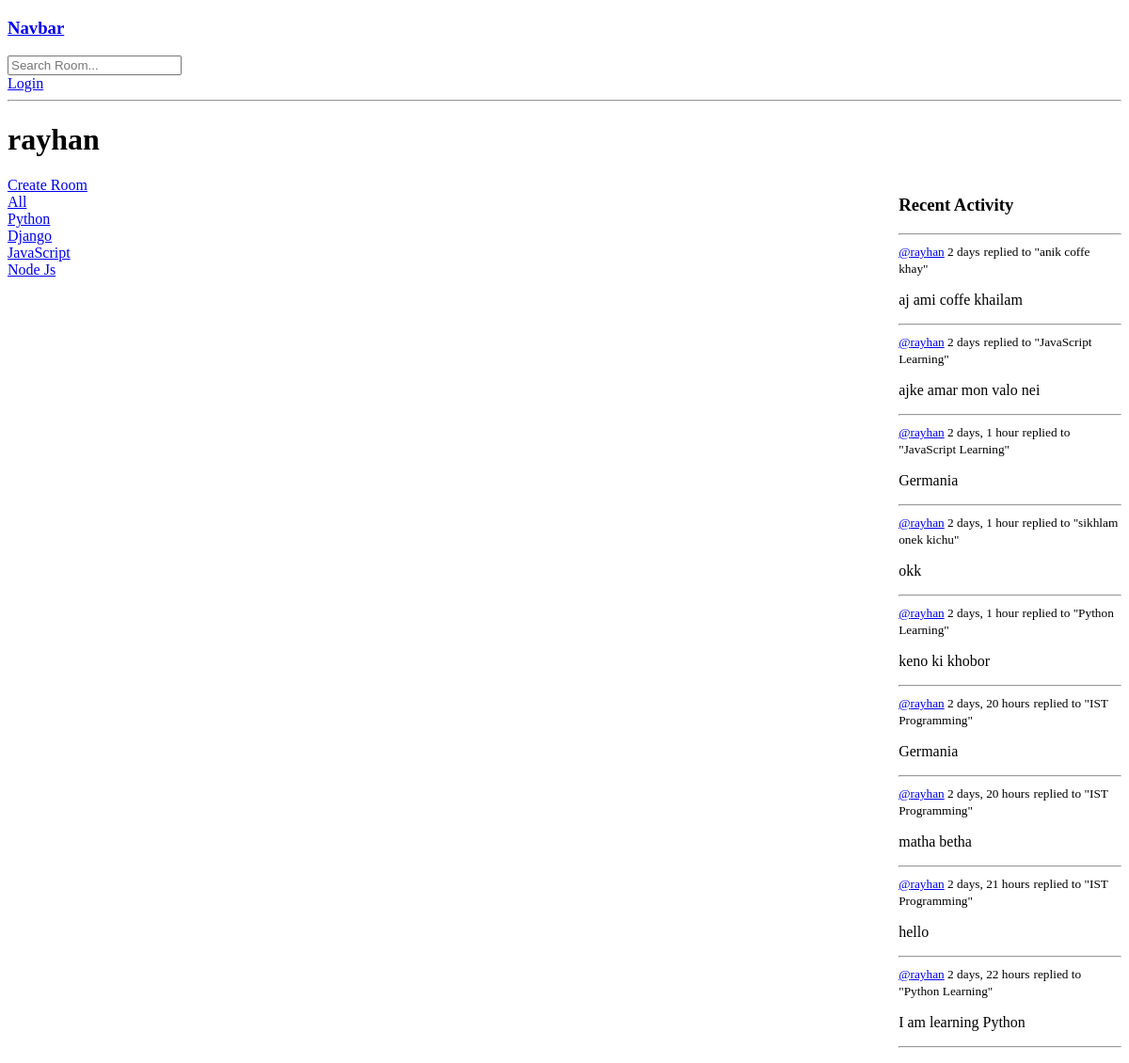
/profile/1/, run on an earlier commit of the app's database.
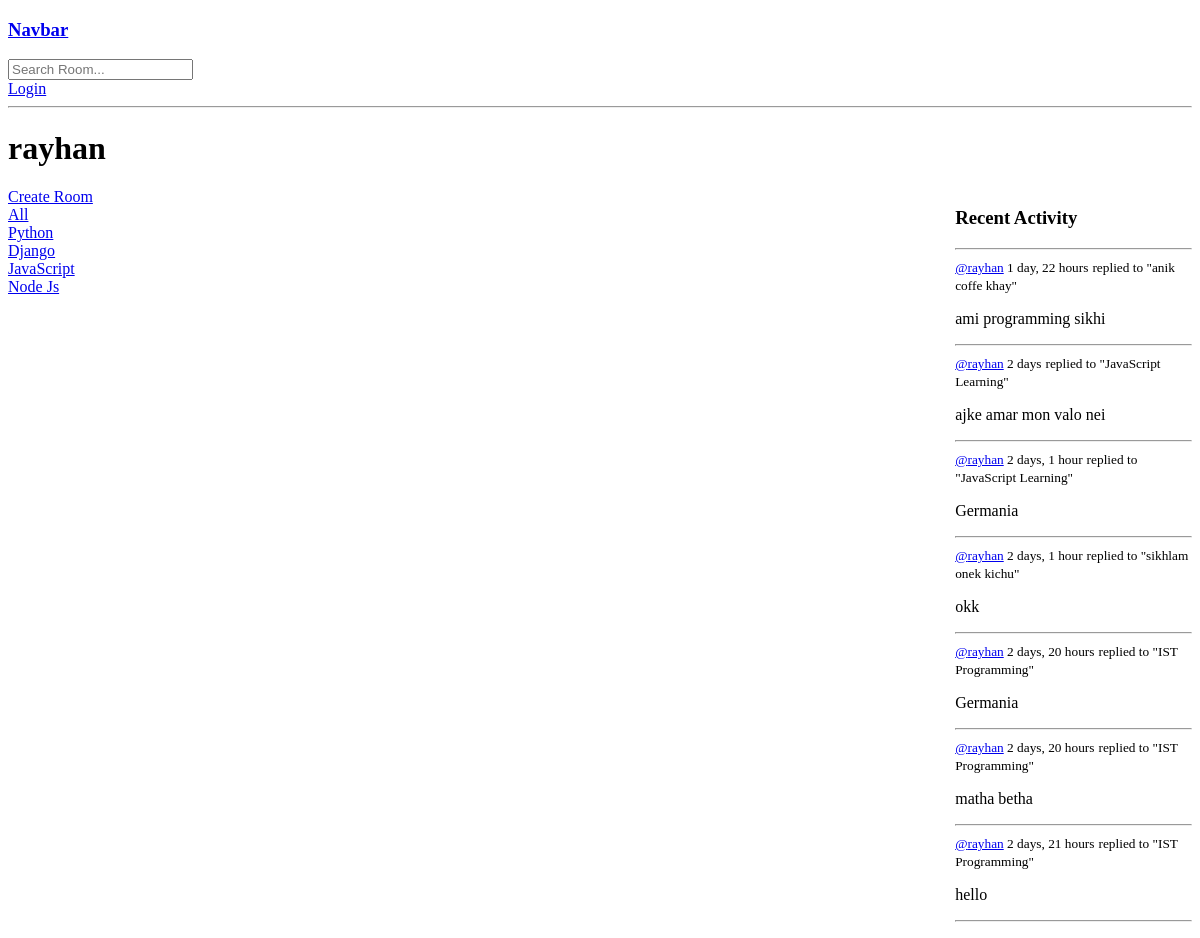
And on a later commit of the database.
### base/models.py (models this page shows, shortened)
class Topic(models.Model):
    name = models.CharField(max_length=200)

class Message(models.Model):
    room = models.ForeignKey(Room, on_delete=models.CASCADE)
    user = models.ForeignKey(User, on_delete=models.CASCADE)
    body = models.TextField()
    updated = models.DateTimeField(auto_now=True)
    created = models.DateTimeField(auto_now_add=True)
    class Meta:
        ordering = ['-updated','-created']
    def __str__(self):
        return self.body[0:50]

class Room(models.Model):
    host = models.ForeignKey(User, on_delete=models.SET_NULL, null=True)
    topic = models.ForeignKey(Topic, on_delete=models.SET_NULL, null=True)
    name = models.CharField(max_length=200)
    description = models.TextField(null=True, blank=True)
    participants = models.ManyToManyField(User, related_name='participants', blank=True)
    updated = models.DateTimeField(auto_now=True)
    created = models.DateTimeField(auto_now_add=True)
    class Meta:
        ordering = ['-updated','-created']
    def __str__(self):
        return self.name

### base/views.py (the view)
# urls.py: path("profile/<str:pk>/", views.userProfile, name="user-profile"),
def userProfile(request,pk):
    user = User.objects.get(id=pk)
    rooms = user.room_set.all()
    room_messages = user.message_set.all()
    topics = Topic.objects.all()
    context = {'user':user, 'rooms':rooms, 'room_messages':room_messages, 'topics':topics}
    return render(request, 'base/profile.html', context)

### base/templates/base/profile.html (shortened to what this page needs)
{% extends 'main.html' %}
{% block content %}
<h1>{{user.username}}</h1>
<div class="profile-container">
    <div>
        {% include 'base/topic_component.html' %}
    </div>
    <div>
    </div>
    <div>
        {% include 'base/activity_component.html' %}
    </div>
</div>
{% endblock %}

### templates/main.html (shortened to what this page needs)
<!DOCTYPE html>
<html>
  <head>
  </head>
  <body>
    {% include 'navbar.html' %}
    {% block content %}
    {% endblock %}
  </body>
</html>

### templates/navbar.html
<a href="/">
    <h3>Navbar</h3>
</a>
<form method='GET' action="{% url 'home' %}">
    <input type="text" name='q' placeholder="Search Room..."/>
</form>
{% if request.user.is_authenticated %}
<p>Hello {{request.user}}</p>
<a href="{% url 'logout' %}">Logout</a>
{% else %}
<a href="{% url 'login' %}">Login</a>
{% endif %}
<hr>

### base/templates/base/topic_component.html
<a href="{% url 'create-room' %}">Create Room</a>
<div>
  <a href="{% url 'home' %}">All</a>
</div>
{% for topic in topics %}
<div>
  <a href="{% url 'home' %}?q={{topic.name}}">{{topic.name}}</a>
</div>
{% endfor %}

### base/templates/base/activity_component.html (shortened to what this page needs)
<h3>Recent Activity</h3>
        <hr>
        {% for message in room_messages %}
            <div>
                <small><a href="{% url 'user-profile' message.user.id %}">@{{message.user}}</a> {{message.created|timesince}}</small>
                <small>replied to "{{message.room}}"</small>
                <p>{{message}}</P>
                <hr>
            </div>
        {% endfor %}

### base/templates/base/profile.html (style rules this page uses)
.profile-container { display : grid; grid-template-columns: 1fr 3fr 1fr; }

What changed in the data, as far as the page shows it:
removed Message: user "rayhan", created "2 days", room "anik coffe khay", body "aj ami coffe khailam"
removed Message: user "rayhan", created "2 days, 1 hour", room "Python Learning", body "keno ki khobor"
removed Message: user "rayhan", created "2 days, 22 hours", room "Python Learning", body "I am learning Python"
added Message: user "rayhan", created "1 day, 22 hours", room "anik coffe khay", body "ami programming sikhi"
